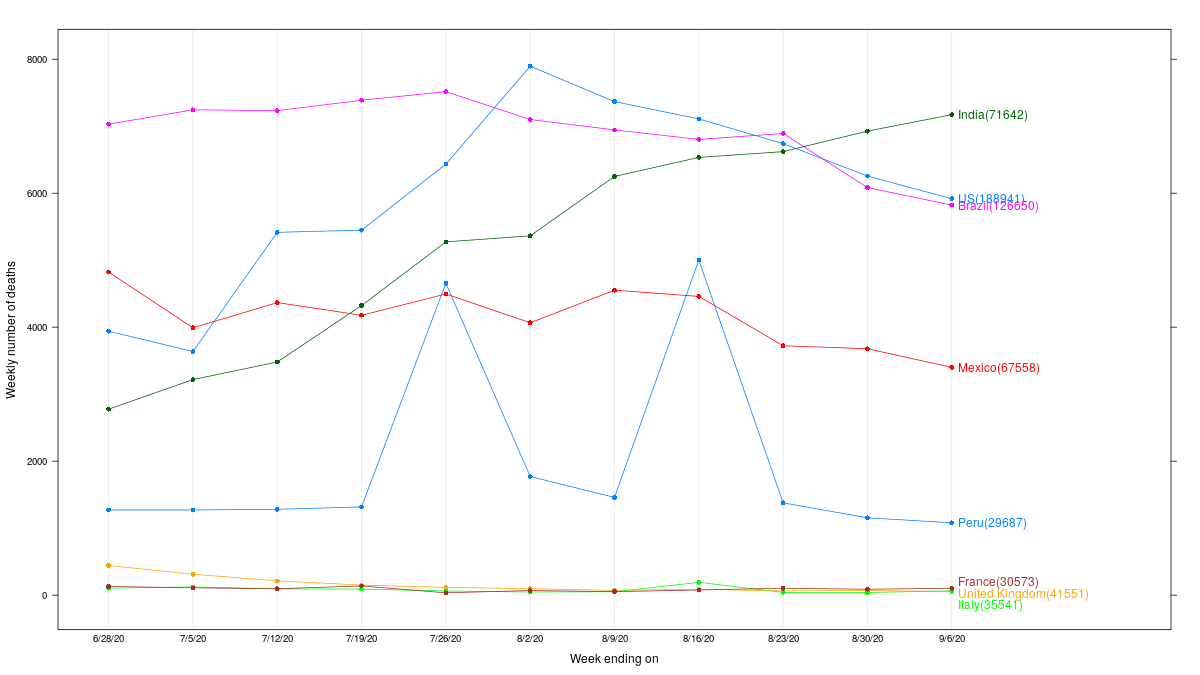

Write the R code that produced this figure.

library(lattice)
library(latticeExtra)

deaths <- read.csv("../time_series_covid19_deaths_global.csv",
                   check.names = FALSE, stringsAsFactors = FALSE)

## top 10 countries
NCOL <- length(deaths)
deaths <- deaths[order(deaths[[NCOL]], decreasing = TRUE), ]

top.deaths <- head(deaths, 8)

top.deaths.weekly <- data.matrix(top.deaths[ , seq(to = NCOL, by = 7, length.out = 12)])
rownames(top.deaths.weekly) <-
    with(top.deaths, paste0(ifelse(`Province/State` == "", `Country/Region`,
                                   paste(`Country/Region`, `Province/State`,
                                         sep = "/")),
                            "(", top.deaths.weekly[, ncol(top.deaths.weekly)], ")"))
         
top.deaths.weekly

top.deaths.weekly <- t(apply(top.deaths.weekly, 1, diff))
top.deaths.weekly

panel.glabel <- function(x, y, group.value, col.symbol, ...) # x,y vectors; group.value scalar
{
    n <- length(x)
    panel.text(x[n], y[n] + (y[n] < 1000) * runif(1, -500, 500),
               label = group.value, pos = 4, col = col.symbol, srt = 0)
}


png("weekly-deaths.png", width = 0.75 * 1600, height = 0.75 * 900)

set.seed(2018)

dotplot(t(top.deaths.weekly), auto.key = FALSE, horizontal = FALSE,
        type = "o", pch = 16, xlim = c(colnames(top.deaths.weekly), "", ""),
        ## scales = list(y = list(log = 10, equispaced.log = FALSE)),
        xlab = "Week ending on", ylab = "Weekly number of deaths") +
    glayer_(panel.glabel(x, y, group.value = group.value, ...))

dev.off()
